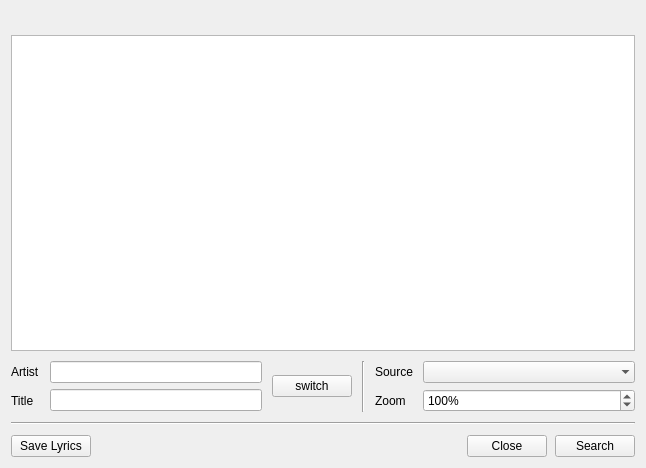
<?xml version="1.0" encoding="UTF-8"?>
<ui version="4.0">
 <class>GUI_Lyrics</class>
 <widget class="QWidget" name="GUI_Lyrics">
  <property name="geometry">
   <rect>
    <x>0</x>
    <y>0</y>
    <width>646</width>
    <height>468</height>
   </rect>
  </property>
  <layout class="QGridLayout" name="gridLayout">
   <property name="verticalSpacing">
    <number>10</number>
   </property>
   <item row="1" column="0" colspan="2">
    <widget class="QTextEdit" name="te_lyrics"/>
   </item>
   <item row="5" column="0" colspan="2">
    <layout class="QHBoxLayout" name="horizontalLayout">
     <property name="spacing">
      <number>8</number>
     </property>
     <item>
      <widget class="QPushButton" name="btn_save_lyrics">
       <property name="text">
        <string>Save Lyrics</string>
       </property>
      </widget>
     </item>
     <item>
      <spacer name="horizontalSpacer">
       <property name="orientation">
        <enum>Qt::Horizontal</enum>
       </property>
       <property name="sizeHint" stdset="0">
        <size>
         <width>40</width>
         <height>20</height>
        </size>
       </property>
      </spacer>
     </item>
     <item>
      <widget class="QPushButton" name="btn_close">
       <property name="minimumSize">
        <size>
         <width>80</width>
         <height>0</height>
        </size>
       </property>
       <property name="text">
        <string notr="true">Close</string>
       </property>
      </widget>
     </item>
     <item>
      <widget class="QPushButton" name="btn_search">
       <property name="minimumSize">
        <size>
         <width>80</width>
         <height>0</height>
        </size>
       </property>
       <property name="text">
        <string notr="true">Search</string>
       </property>
      </widget>
     </item>
    </layout>
   </item>
   <item row="0" column="0">
    <widget class="QLabel" name="lab_header">
     <property name="text">
      <string notr="true"/>
     </property>
     <property name="textFormat">
      <enum>Qt::RichText</enum>
     </property>
    </widget>
   </item>
   <item row="4" column="0" colspan="2">
    <widget class="Line" name="line">
     <property name="orientation">
      <enum>Qt::Horizontal</enum>
     </property>
    </widget>
   </item>
   <item row="2" column="0" rowspan="2" colspan="2">
    <layout class="QGridLayout" name="gridLayout_11">
     <property name="horizontalSpacing">
      <number>10</number>
     </property>
     <property name="verticalSpacing">
      <number>6</number>
     </property>
     <item row="0" column="6">
      <widget class="QLabel" name="lab_source">
       <property name="toolTip">
        <string notr="true"/>
       </property>
       <property name="text">
        <string notr="true">Source</string>
       </property>
      </widget>
     </item>
     <item row="1" column="1">
      <widget class="QLineEdit" name="le_title"/>
     </item>
     <item row="0" column="0">
      <widget class="QLabel" name="lab_artist">
       <property name="toolTip">
        <string notr="true"/>
       </property>
       <property name="text">
        <string notr="true">Artist</string>
       </property>
      </widget>
     </item>
     <item row="1" column="0">
      <widget class="QLabel" name="lab_tit">
       <property name="toolTip">
        <string notr="true"/>
       </property>
       <property name="text">
        <string notr="true">Title</string>
       </property>
      </widget>
     </item>
     <item row="0" column="1">
      <widget class="QLineEdit" name="le_artist"/>
     </item>
     <item row="0" column="7">
      <widget class="QComboBox" name="combo_servers">
       <property name="sizePolicy">
        <sizepolicy hsizetype="MinimumExpanding" vsizetype="Minimum">
         <horstretch>0</horstretch>
         <verstretch>0</verstretch>
        </sizepolicy>
       </property>
       <property name="currentIndex">
        <number>-1</number>
       </property>
       <property name="frame">
        <bool>false</bool>
       </property>
      </widget>
     </item>
     <item row="0" column="2" rowspan="2">
      <widget class="QPushButton" name="btn_switch">
       <property name="text">
        <string>switch</string>
       </property>
      </widget>
     </item>
     <item row="1" column="7">
      <widget class="QSpinBox" name="sb_zoom">
       <property name="sizePolicy">
        <sizepolicy hsizetype="Minimum" vsizetype="Minimum">
         <horstretch>0</horstretch>
         <verstretch>0</verstretch>
        </sizepolicy>
       </property>
       <property name="suffix">
        <string notr="true">%</string>
       </property>
       <property name="minimum">
        <number>50</number>
       </property>
       <property name="maximum">
        <number>200</number>
       </property>
       <property name="singleStep">
        <number>10</number>
       </property>
       <property name="value">
        <number>100</number>
       </property>
      </widget>
     </item>
     <item row="0" column="3" rowspan="2" colspan="3">
      <widget class="Line" name="line_2">
       <property name="orientation">
        <enum>Qt::Vertical</enum>
       </property>
      </widget>
     </item>
     <item row="1" column="6">
      <widget class="QLabel" name="lab_zoom">
       <property name="toolTip">
        <string notr="true"/>
       </property>
       <property name="text">
        <string>Zoom</string>
       </property>
      </widget>
     </item>
    </layout>
   </item>
  </layout>
 </widget>
 <resources/>
 <connections/>
</ui>
